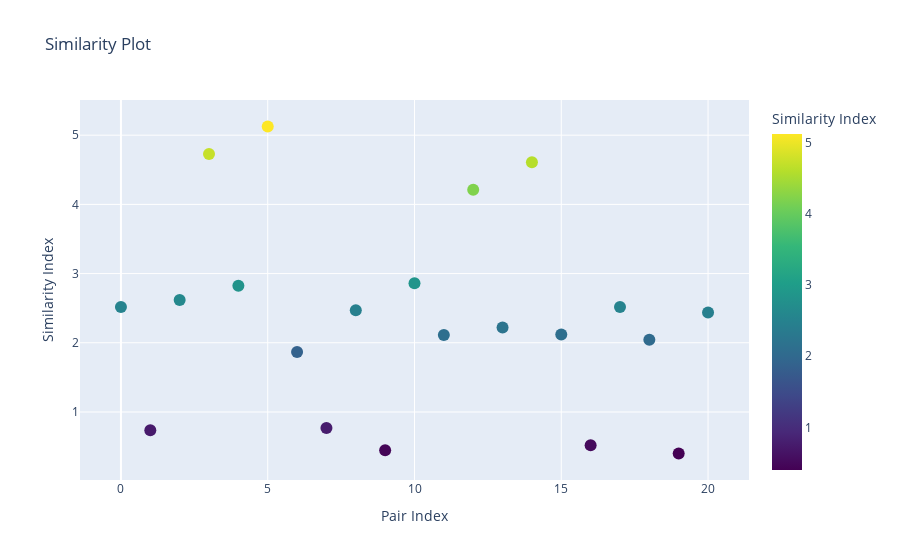

Notebook code for this chart:
### Code cell
import pandas as pd
import plotly.express as px


df = similarity_df

df['hover_text'] = df['Transcript_One'] + " vs " + df['Transcript_Two'] + "<br>Similarity: " + df['Similarity Index'].astype(str)

# Plot using Plotly
fig = px.scatter(
    df,
    x=df.index,
    y='Similarity Index',
    color='Similarity Index',
    hover_name='hover_text',
    title='Similarity Plot',
    labels={'x': 'Pair Index', 'Similarity Index': 'Similarity Index'},
    color_continuous_scale='Viridis'
)

# Update layout
fig.update_traces(marker=dict(size=12))
fig.update_layout(
    xaxis_title="Pair Index",
    yaxis_title="Similarity Index",
    coloraxis_colorbar=dict(title="Similarity Index"),
    hovermode="closest"
)

# Show plot
fig.show()

### Figure 1 — Plotly figure (JSON) as saved in the notebook; plotly's stock layout.template omitted (floating-point values rounded to 4 significant figures)
{"data": [{"hovertemplate": "<b>%{hovertext}</b><br><br>index=%{x}<br>Similarity Index=%{marker.color}<extra></extra>", "hovertext": ["seeking_alpha_transcripts-4 vs video_transcripts-2<br>Similarity: 5.12543", "seeking_alpha_transcripts-4 vs seeking_alpha_transcripts-3<br>Similarity: 4.72758", "video_transcripts-1 vs video_transcripts-2<br>Similarity: 4.60977", "video_transcripts-1 vs seeking_alpha_transcripts-3<br>Similarity: 4.2107", "seeking_alpha_transcripts-5 vs video_transcripts-2<br>Similarity: 2.86007", "seeking_alpha_transcripts-4 vs seeking_alpha_transcripts-1<br>Similarity: 2.82312", "seeking_alpha_transcripts-4 vs seeking_alpha_transcripts-2<br>Similarity: 2.61916", "seeking_alpha_transcripts-2 vs video_transcripts-2<br>Similarity: 2.51595", "seeking_alpha_transcripts-4 vs seeking_alpha_transcripts-5<br>Similarity: 2.51595", "seeking_alpha_transcripts-5 vs seeking_alpha_transcripts-3<br>Similarity: 2.46982", "seeking_alpha_transcripts-1 vs video_transcripts-2<br>Similarity: 2.43721", "video_transcripts-1 vs seeking_alpha_transcripts-1<br>Similarity: 2.22036", "seeking_alpha_transcripts-2 vs seeking_alpha_transcripts-3<br>Similarity: 2.11896", "video_transcripts-1 vs seeking_alpha_transcripts-2<br>Similarity: 2.11187", "seeking_alpha_transcripts-3 vs seeking_alpha_transcripts-1<br>Similarity: 2.0445", "seeking_alpha_transcripts-5 vs video_transcripts-1<br>Similarity: 1.86815", "seeking_alpha_transcripts-5 vs seeking_alpha_transcripts-2<br>Similarity: 0.76811", "seeking_alpha_transcripts-4 vs video_transcripts-1<br>Similarity: 0.73485", "seeking_alpha_transcripts-2 vs seeking_alpha_transcripts-1<br>Similarity: 0.51962", "seeking_alpha_transcripts-5 vs seeking_alpha_transcripts-1<br>Similarity: 0.44721", "seeking_alpha_transcripts-3 vs video_transcripts-2<br>Similarity: 0.4"], "legendgroup": "", "marker": {"color": [5.125, 4.728, 4.61, 4.211, 2.86, 2.823, 2.619, 2.516, 2.516, 2.47, 2.437, 2.22, 2.119, 2.112, 2.045, 1.868, 0.7681, 0.7349, 0.5196, 0.4472, 0.4], "coloraxis": "coloraxis", "size": 12, "symbol": "circle"}, "mode": "markers", "name": "", "orientation": "v", "showlegend": false, "type": "scatter", "x": [5, 3, 14, 12, 10, 4, 2, 17, 0, 8, 20, 13, 15, 11, 18, 6, 7, 1, 16, 9, 19], "xaxis": "x", "y": [5.125, 4.728, 4.61, 4.211, 2.86, 2.823, 2.619, 2.516, 2.516, 2.47, 2.437, 2.22, 2.119, 2.112, 2.045, 1.868, 0.7681, 0.7349, 0.5196, 0.4472, 0.4], "yaxis": "y"}], "layout": {"coloraxis": {"colorbar": {"title": {"text": "Similarity Index"}}, "colorscale": [[0, "#440154"], [0.1111, "#482878"], [0.2222, "#3e4989"], [0.3333, "#31688e"], [0.4444, "#26828e"], [0.5556, "#1f9e89"], [0.6667, "#35b779"], [0.7778, "#6ece58"], [0.8889, "#b5de2b"], [1, "#fde725"]]}, "hovermode": "closest", "legend": {"tracegroupgap": 0}, "title": {"text": "Similarity Plot"}, "xaxis": {"anchor": "y", "domain": [0, 1], "title": {"text": "Pair Index"}}, "yaxis": {"anchor": "x", "domain": [0, 1], "title": {"text": "Similarity Index"}}}}
